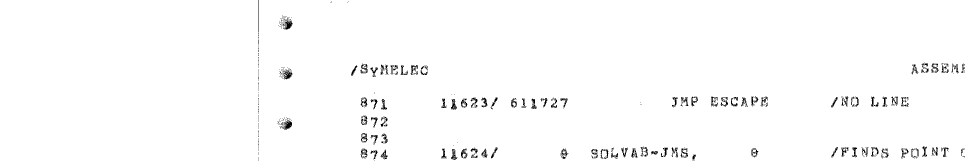
#> input picture characters/heinz-lemke/sources/pixie-assembler-listing-1972/.strips/page-103-s0.png, 1930 x 325 px (shown at 1/2 size)
$ python -i make_strips.py   (imports and definitions only)
#> lines starting #> are read from the running program, lines starting #| are printed output that depends on the picture; after the words box and inside, x2 and y2 are one past the last pixel; in counts of white or black regions, pixels touching at a corner belong together
#!/usr/bin/env python3
"""Slice a listing page into overlapping horizontal strips for close reading."""
import sys
from pathlib import Path
from PIL import Image
import numpy as np

X0, X1 = 50, 1980  # listing body column (header PAGE n handled from full view)

def main(page_path: str, out_dir: str, n_strips: int = 8, overlap: int = 50) -> None:
#> called with page_path = 'page-103-s0.png', out_dir = 'out.png', n_strips = 8, overlap = 50
    im = Image.open(page_path).convert("L")
#> im is the input picture: PIL image 1930x325 L; 98.5% white; black in thin lines or dots, all inside (x1, y1, x2, y2) = (516, 0, 1930, 322)
    w, h = im.size
#> w = 1930; h = 325
    a = np.array(im)
    dark = a < 128
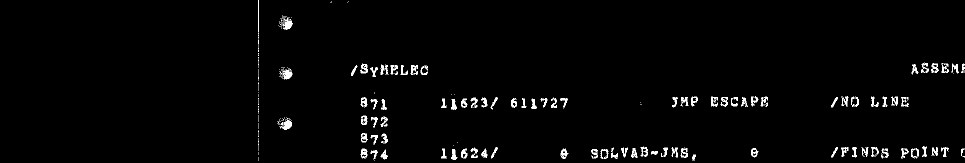
#> dark: shape (325, 1930) bool (shown at 1/2 size); 1.5% white in thin lines or dots, all inside (x1, y1, x2, y2) = (516, 0, 1930, 322)
    rows = dark[:, X0:min(X1, w)].any(axis=1)
    y0 = max(0, int(rows.argmax()) - 10)
#> y0 = 0
    y1 = min(h, int(h - rows[::-1].argmax()) + 10)
#> y1 = 325
    body = im.crop((X0, y0, min(X1, w), y1))
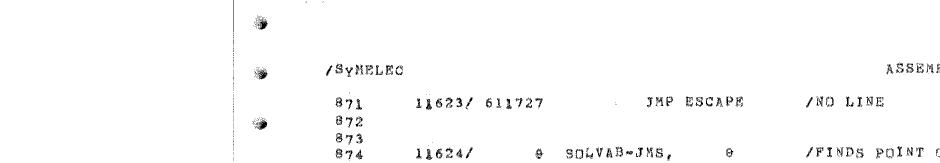
#> body: PIL image 1880x325 L (shown at 1/2 size); 98.5% white; black in thin lines or dots, all inside (x1, y1, x2, y2) = (466, 0, 1880, 322)
    bw, bh = body.size
#> bw = 1880; bh = 325
    step = max(1, bh // n_strips)
#> step = 40
    out = Path(out_dir)
    out.mkdir(parents=True, exist_ok=True)
    stem = Path(page_path).stem
    for i in range(n_strips):
        top = max(0, i * step - (overlap if i else 0))
        bot = min(bh, (i + 1) * step + overlap) if i < n_strips - 1 else bh
        strip = body.crop((0, top, bw, bot))
        strip.save(out / f"{stem}-s{i}.png")
#> this loop made 8 passes
#> pass 1, in main, `strip = body.crop((0, top, bw, bot))`:
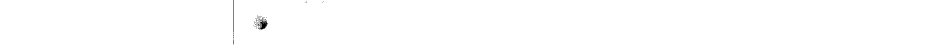
#> strip: PIL image 1880x90 L (shown at 1/2 size); 99.8% white; 45 black regions (43 under 20 px), largest, box (x1, y1, x2, y2) and area: (515, 38, 535, 59) 202, (466, 0, 467, 64) 64
#> pass 2, in main, `strip = body.crop((0, top, bw, bot))`:
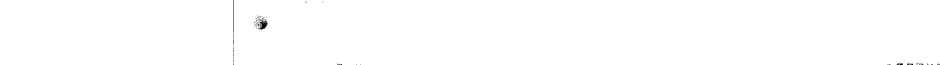
#> strip: PIL image 1880x130 L (shown at 1/2 size); 99.8% white; black in thin lines or dots, all inside (x1, y1, x2, y2) = (466, 0, 1880, 130)
#> pass 3, in main, `strip = body.crop((0, top, bw, bot))`:
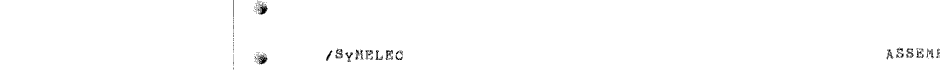
#> strip: PIL image 1880x140 L (shown at 1/2 size); 99.2% white; black in thin lines or dots, all inside (x1, y1, x2, y2) = (466, 0, 1880, 139)
#> after the loop:
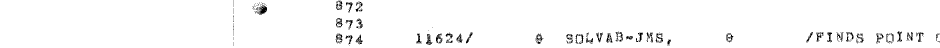
#> strip: PIL image 1880x95 L (shown at 1/2 size); 97.7% white; black in thin lines or dots, all inside (x1, y1, x2, y2) = (466, 0, 1880, 92)
    print(f"{stem}: {n_strips} strips, body {bw}x{bh} (y {y0}..{y1})")
#| page-103-s0: 8 strips, body 1880x325 (y 0..325)

# [2 lines not run here, left out]

>>> result = main('page-103-s0.png', 'out.png')

$ run again, on characters/heinz-lemke/sources/pixie-assembler-listing-1972/.strips/page-103-s4.png
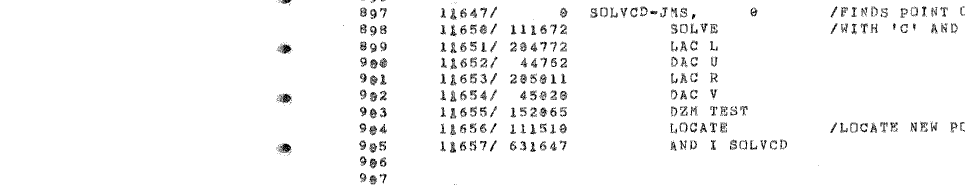
#> input picture characters/heinz-lemke/sources/pixie-assembler-listing-1972/.strips/page-103-s4.png, 1930 x 375 px (shown at 1/2 size)
#> in main, im is the input picture: PIL image 1930x375 L; 96.9% white; black in thin lines or dots, all inside (x1, y1, x2, y2) = (552, 0, 1930, 370)
#> in main, `dark = a < 128`:
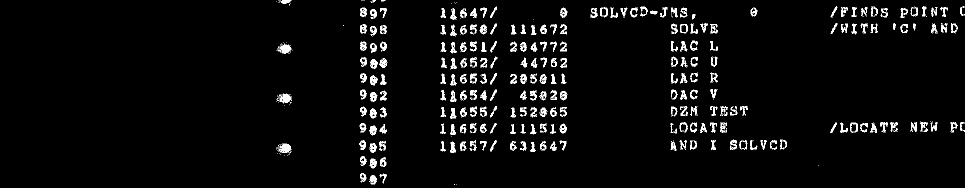
#> dark: shape (375, 1930) bool (shown at 1/2 size); 3.1% white in thin lines or dots, all inside (x1, y1, x2, y2) = (552, 0, 1930, 370)
#> y0 = 0
#> y1 = 375
#> body: PIL image 1880x375 L; 96.8% white; black in thin lines or dots, all inside (x1, y1, x2, y2) = (502, 0, 1880, 370)
#> after the loop in main, `for i in range(n_strips):`:
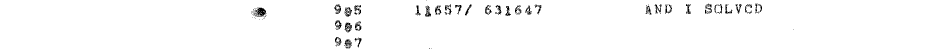
#> strip: PIL image 1880x103 L (shown at 1/2 size); 98.3% white; black in thin lines or dots, all inside (x1, y1, x2, y2) = (503, 0, 1587, 98)
#| page-103-s4: 8 strips, body 1880x375 (y 0..375)

$ run again, on characters/heinz-lemke/sources/pixie-assembler-listing-1972/.strips/page-103-s5.png
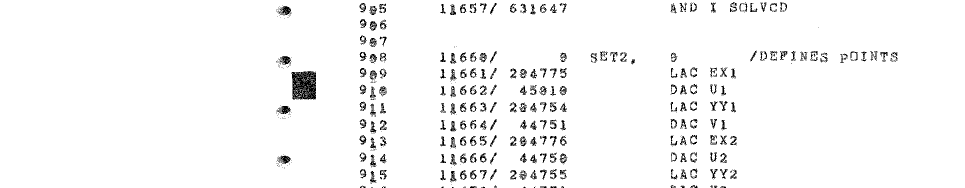
#> input picture characters/heinz-lemke/sources/pixie-assembler-listing-1972/.strips/page-103-s5.png, 1930 x 375 px (shown at 1/2 size)
#> in main, im is the input picture: PIL image 1930x375 L; 96.7% white; black in thin lines or dots, all inside (x1, y1, x2, y2) = (552, 4, 1795, 375)
#> in main, `dark = a < 128`:
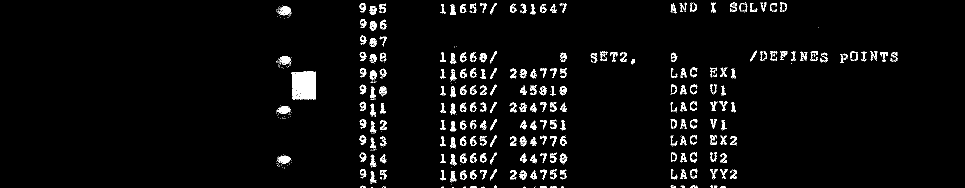
#> dark: shape (375, 1930) bool (shown at 1/2 size); 3.3% white in thin lines or dots, all inside (x1, y1, x2, y2) = (552, 4, 1795, 375)
#> y0 = 0
#> y1 = 375
#> body: PIL image 1880x375 L; 96.6% white; black in thin lines or dots, all inside (x1, y1, x2, y2) = (502, 4, 1745, 375)
#> after the loop in main, `for i in range(n_strips):`:
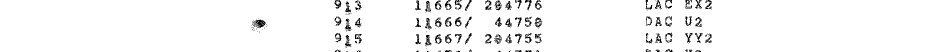
#> strip: PIL image 1880x103 L (shown at 1/2 size); 96.5% white; black in thin lines or dots, all inside (x1, y1, x2, y2) = (503, 0, 1423, 103)
#| page-103-s5: 8 strips, body 1880x375 (y 0..375)

$ run again, on characters/heinz-lemke/sources/pixie-assembler-listing-1972/.strips/page-103-s6.png
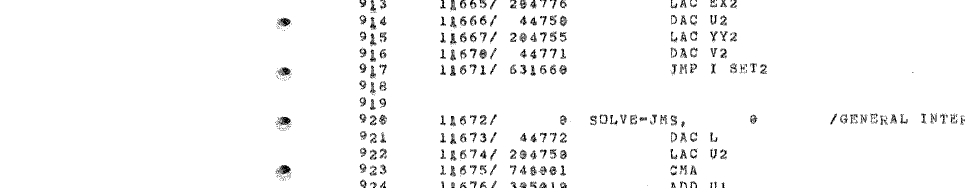
#> input picture characters/heinz-lemke/sources/pixie-assembler-listing-1972/.strips/page-103-s6.png, 1930 x 375 px (shown at 1/2 size)
#> in main, im is the input picture: PIL image 1930x375 L; 97.1% white; black in thin lines or dots, all inside (x1, y1, x2, y2) = (551, 0, 1930, 375)
#> in main, `dark = a < 128`:
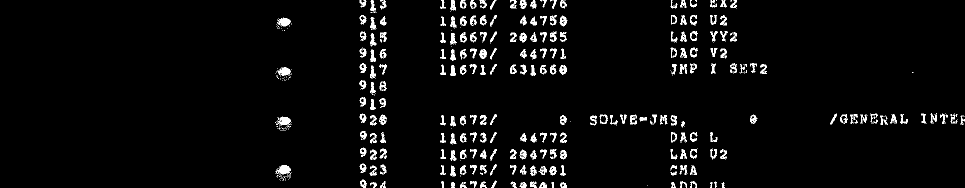
#> dark: shape (375, 1930) bool (shown at 1/2 size); 2.9% white in thin lines or dots, all inside (x1, y1, x2, y2) = (551, 0, 1930, 375)
#> y0 = 0
#> y1 = 375
#> body: PIL image 1880x375 L; 97% white; black in thin lines or dots, all inside (x1, y1, x2, y2) = (501, 0, 1880, 375)
#> after the loop in main, `for i in range(n_strips):`:
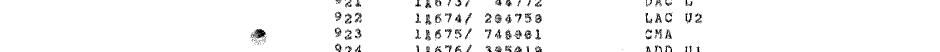
#> strip: PIL image 1880x103 L (shown at 1/2 size); 96.8% white; black in thin lines or dots, all inside (x1, y1, x2, y2) = (501, 0, 1403, 103)
#| page-103-s6: 8 strips, body 1880x375 (y 0..375)
